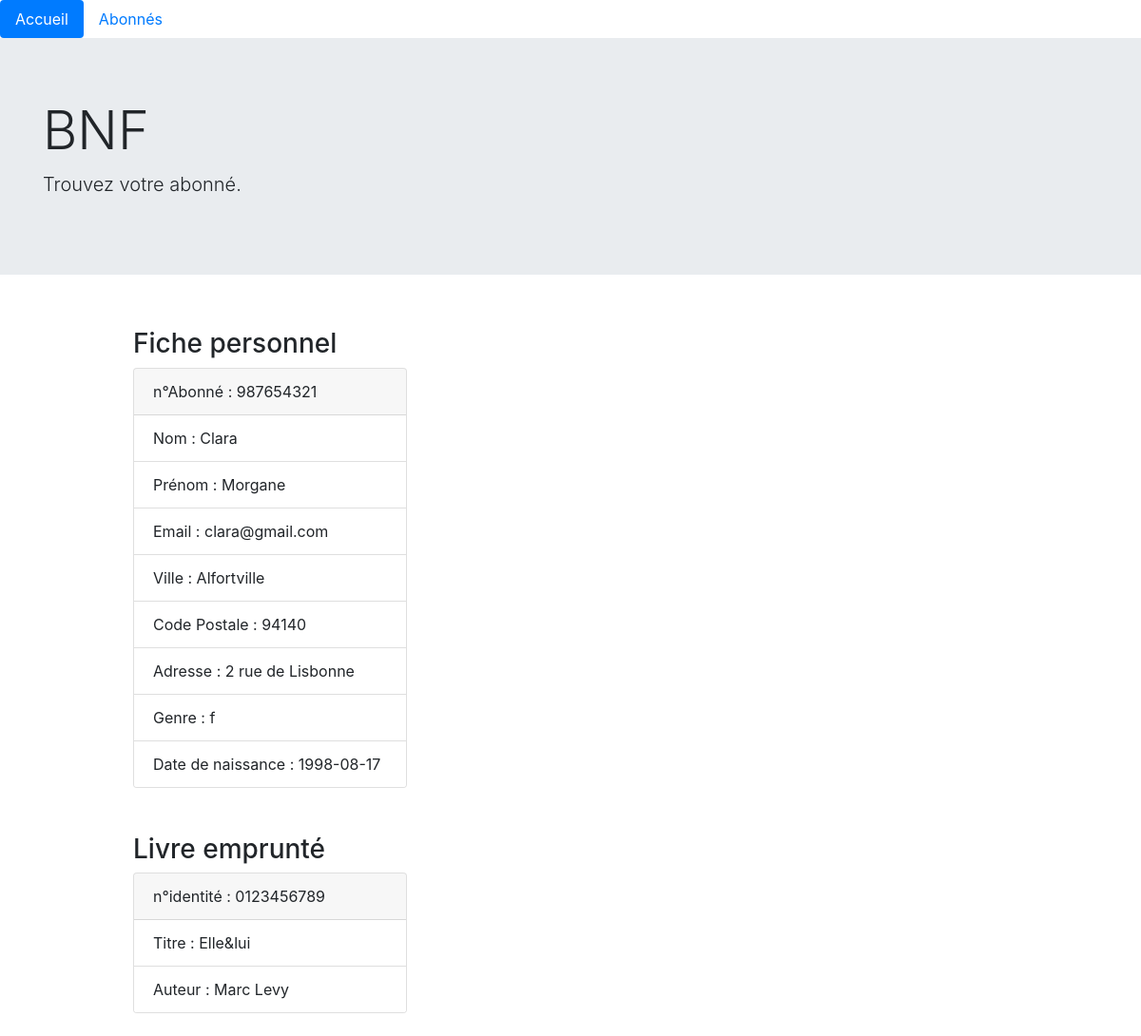
/user.php?id=2, run on the app's committed database.
### tables this page shows
CREATE TABLE Book(
  id INT UNSIGNED NOT NULL AUTO_INCREMENT,
  isbn CHAR(13) NOT NULL,
  title VARCHAR(100) NOT NULL,
  author VARCHAR(100) NOT NULL,
  publisher VARCHAR(100) NOT NULL,
  publicationYear YEAR NOT NULL,
  pagesNumber INT NOT NULL,
  summary TEXT NOT NULL,
  quantity INT NOT NULL,
  bookType VARCHAR(50) NOT NULL,
  bookNature VARCHAR(50) NOT NULL,
  identificationBook CHAR(10) NOT NULL UNIQUE,
  userId INT UNSIGNED,
  PRIMARY KEY (id),
  FOREIGN KEY (userId) REFERENCES User(id)
);

CREATE TABLE User(
  id INT UNSIGNED NOT NULL AUTO_INCREMENT,
  lastname VARCHAR(50) NOT NULL,
  firstname VARCHAR(50) NOT NULL,
  email VARCHAR(100) NOT NULL UNIQUE,
  city VARCHAR(30) NOT NULL,
  cityCode CHAR(5) NOT NULL,
  adress VARCHAR(50) NOT NULL,
  sex CHAR(1) NOT NULL,
  birthDate DATE NOT NULL,
  borrowingDate DATE NOT NULL,
  identificationUser CHAR(9) NOT NULL UNIQUE,
  PRIMARY KEY (id)
);

### user.php (called while the page is built, shortened)
<?php
require 'model/Database.php';
require 'model/entity/Book.php';
require 'model/UserManager.php';
require 'model/entity/User.php';
$user_manager = new UserManager();
$user = $user_manager->getUserById();
include "View/userView.php";

### model/dataBase.php (called while the page is built, shortened)
<?php
abstract class DataBase {
  static public function getConnection() {
    try {
      $db = new PDO("mysql:host=" . self::HOST . ";dbname=" . self::DBNAME, self::USER, self::PASSWORD);
      return $db;
    } catch (\Exception $e) {
      echo "Connexion à la base de données raté " . $e->getMessage() . "<br/>";
      die();
    }
  }
}

### model/userManager.php (called while the page is built, shortened)
<?php
class UserManager {
  private PDO $_db;
  public function setDb(PDO $db) {
    $this->_db = $db;
  }
  public function getDb() {
    return $this->_db;
  }
  public function getUserById():User {
    $query= $this->getDb()->prepare(
      "SELECT u.*, b.title, b.author, b.identificationBook
      FROM User AS u
      LEFT JOIN Book AS b
      ON u.id = b.userId
      WHERE u.id=:id"
    );
    $result = $query->execute([
      "id" => $_GET["id"]
    ]);
    $user_id = $query->fetchAll(PDO::FETCH_ASSOC)[0];
    $user = new User($user_id);
    if ($user_id["title"] !== null) {
      $user->setBookLend(new Book($user_id));
    }
    return $user;
  }
}

### model/entity/user.php (called while the page is built, shortened)
<?php
class User {
  protected ?Book $bookLend = null;
  protected string $lastname;
  protected string $firstname;
  protected string $email;
  protected string $city;
  protected int $cityCode;
  protected string $adress;
  protected string $sex;
  protected string $birthDate;
  protected string $identificationUser;
  public function setId(int $id):self {
    return $this;
  }
  public function setBookLend(Book $bookLend = null):self {
    $this->bookLend = $bookLend;
    return $this;
  }
  public function getBookLend() {
    return $this->bookLend;
  }
  public function setLastname(string $lastname):self {
    $this->lastname = $lastname;
    return $this;
  }
  public function getLastname() {
    return $this->lastname;
  }
  public function setFirstname(string $firstname):self {
    $this->firstname = $firstname;
    return $this;
  }
  public function getFirstname() {
    return $this->firstname;
  }
  public function setEmail(string $email):self {
    $this->email = $email;
    return $this;
  }
  public function getEmail() {
    return $this->email;
  }
  public function setCity(string $city):self {
    $this->city = $city;
    return $this;
  }
  public function getCity() {
    return $this->city;
  }
  public function setCityCode(int $cityCode):self {
    $this->cityCode = $cityCode;
    return $this;
  }
  public function getCityCode() {
    return $this->cityCode;
  }
  public function setAdress(string $adress):self {
    $this->adress = $adress;
    return $this;
  }
  public function getAdress() {
    return $this->adress;
  }
  public function setSex(string $sex):self {
    if (in_array($sex, self::SEX)) {
      $this->sex = $sex;
    }
    return $this;
  }
  public function getSex() {
    return $this->sex;
  }
  public function setBirthDate(string $birthDate):self {
    $this->birthDate = $birthDate;
    return $this;
  }
  public function getBirthDate() {
    return $this->birthDate;
  }
  public function setBorrowingDate(string $borrowingDate):self {
    return $this;
  }
  public function setIdentificationUser(string $identificationUser):self {
    if (preg_match("/^[0-9]{9}$/",$identificationUser)) {
      $this->identificationUser = $identificationUser;
      return $this;
    }
    throw new Exception("<li>Identification de 9 chiffres exactements</li>");
  }
  public function getIdentificationUser() {
    return $this->identificationUser;
  }
  private function hydrate(array $data) {
      foreach ($data as $key => $value) {
        $method = "set". ucfirst($key);
      }
  }
}

### model/entity/book.php (called while the page is built, shortened)
<?php
class Book {
  protected string $title;
  protected string $author;
  protected string $identificationBook;
  public function setId(int $id):self {
    return $this;
  }
  public function setTitle(string $title):self {
    if (preg_match("/^[0-9a-zA-Z-'&@#_éèàç()ù°\/\".+* ]{2,100}$/",$title)) {
      $this->title = $title;
      return $this;
    }
    throw new Exception("<li>Titre entre 2 et 100 caractères</li>");
  }
  public function getTitle() {
    return $this->title;
  }
  public function setAuthor(string $author):self {
    if (preg_match("/^[0-9a-zA-Z-'&@#_éèàç()ù°\/\".+* ]{2,100}$/",$author)) {
      $this->author = $author;
      return $this;
    }
    throw new Exception("<li>Auteur entre 2 et 100 caractères</li>");
  }
  public function getAuthor() {
    return $this->author;
  }
  public function setIdentificationBook(string $identificationBook):self {
    if (preg_match("/^[0-9]{10}$/",$identificationBook)) {
      $this->identificationBook = $identificationBook;
      return $this;
    }
    throw new Exception("<li>Identité du livre 10 chiffres exactements</li>");
  }
  public function getIdentificationBook() {
    return $this->identificationBook;
  }
  private function hydrate(array $data) {
      foreach ($data as $key => $value) {
        $method = "set". ucfirst($key);
      }
  }
}

### view/userView.php (the view)
<?php
include 'view/template/nav.php';
include 'view/template/header.php';
?>
<section class="container">
  <div class="row">
    <div class="col-10 mx-auto my-4">
      <div>
        <h3>Fiche personnel</h3>
      </div>
      <div class="card" style="width: 18rem;">
        <div class="card-header">
          n°Abonné : <?=$user->getidentificationUser()?>
        </div>
        <ul class="list-group list-group-flush">
          <li class="list-group-item">Nom : <?=$user->getLastname()?></li>
          <li class="list-group-item">Prénom : <?=$user->getFirstname()?></li>
          <li class="list-group-item">Email : <?=$user->getEmail()?></li>
          <li class="list-group-item">Ville : <?=$user->getCity()?></li>
          <li class="list-group-item">Code Postale : <?=$user->getCityCode()?></li>
          <li class="list-group-item">Adresse : <?=$user->getAdress()?></li>
          <li class="list-group-item">Genre : <?=$user->getSex()?></li>
          <li class="list-group-item">Date de naissance : <?=$user->getBirthDate()?></li>
        </ul>
      </div>
    </div>
    <?php if ($user->getBookLend() !== null): ?>
      <div class="col-10 mx-auto my-4">
        <div>
          <h3>Livre emprunté</h3>
        </div>
        <div class="card" style="width: 18rem;">
          <div class="card-header">
            n°identité : <?=$user->getBookLend()->getIdentificationBook()?>
          </div>
          <ul class="list-group list-group-flush">
            <li class="list-group-item">Titre : <?=$user->getBookLend()->getTitle()?></li>
            <li class="list-group-item">Auteur : <?=$user->getBookLend()->getAuthor()?></li>
          </ul>
        </div>
      </div>
    <?php endif; ?>
  </div>
</section>
<?php
include 'view/template/footer.php';
 ?>

### data on the page
book: userId.identificationUser "987654321", userId.lastname "Clara", userId.firstname "Morgane", userId.email "clara@gmail.com", userId.city "Alfortville", userId.cityCode "94140", userId.adress "2 rue de Lisbonne", userId.sex "f", userId.birthDate "1998-08-17", identificationBook "0123456789", title "Elle&lui", author "Marc Levy"
